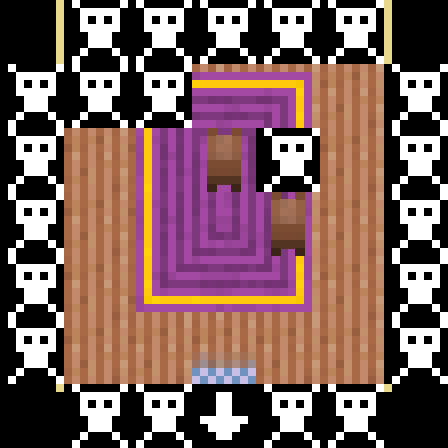

Rendered tile map (Tiled .tmx) drawn with the repository's tilesets; below, a short description and the map source with its tile grids summarised:
An orthogonal 7x7 tile map with 64x64 px tiles, 4 tile layers (Tile Layer 1, objects, collides, top).

<map version="1.0" orientation="orthogonal" width="7" height="7" tilewidth="64" tileheight="64">
 <tileset firstgid="1" name="desert-inside" tilewidth="64" tileheight="64" spacing="2" margin="1">
  <image source="../gfx/desert-inside.png" trans="ff40ff" width="528" height="528" />
  <tile id="27">
   <properties>
    <property name="collision" value="" />
    <property name="preX" value="0.2" />
    <property name="x" value="0.6" />
   </properties>
  </tile>
  <tile id="60">
   <properties>
    <property name="down" value="" />
   </properties>
  </tile>
  <tile id="61">
   <properties>
    <property name="up" value="" />
   </properties>
  </tile>
  <tile id="63">
   <properties>
    <property name="collision" value="" />
   </properties>
  </tile>
 </tileset>
 <layer name="Tile Layer 1" width="7" height="7">
  <data>[49 cells, 49 non-empty, 22 distinct tile ids]</data>
 </layer>
 <layer name="objects" width="7" height="7">
  <data>[49 cells, 5 non-empty, 4 distinct tile ids]</data>
 </layer>
 <layer name="collides" width="7" height="7">
  <data>[49 cells, 25 non-empty, 3 distinct tile ids]</data>
 </layer>
 <layer name="top" width="7" height="7">
  <data>[49 cells, 0 non-empty, 0 distinct tile ids]</data>
 </layer>
</map>
